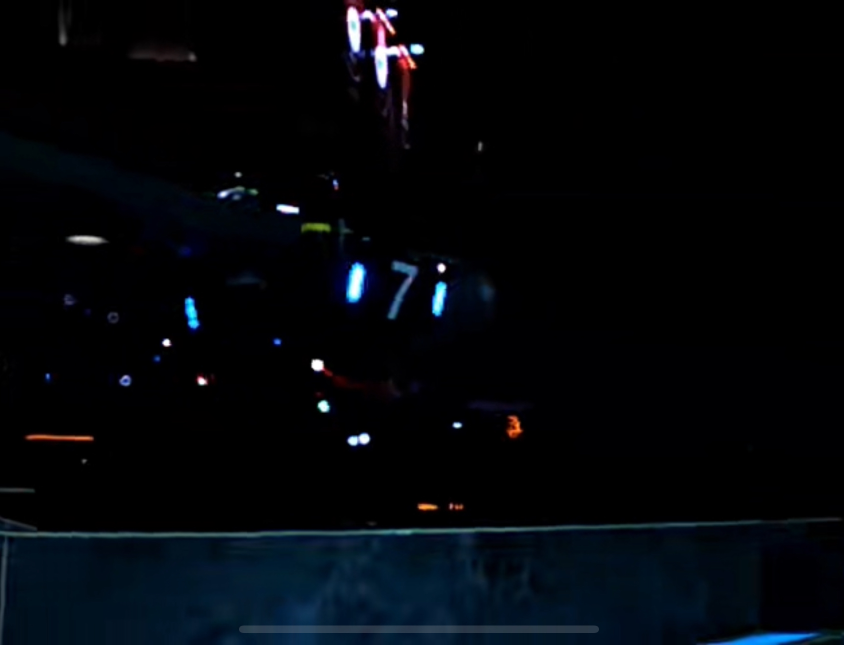
#> input picture picture/blue.jpeg, 1688 x 1290 px, found by its file name (shown at 1/2 size)
$ python main.py
#> lines starting #> are read from the running program, lines starting #| are printed output that depends on the picture; after the words box and inside, x2 and y2 are one past the last pixel; in counts of white or black regions, pixels touching at a corner belong together
### picture/armor_utils.py
import cv2
import numpy as np
from config import *

# 预处理函数（HSV+形态学）
def preprocess(frame):
    hsv = cv2.cvtColor(frame, cv2.COLOR_BGR2HSV)

    # 蓝色装甲板阈值
    lower_blue = np.array([85, 45, 110], dtype=np.uint8)
    upper_blue = np.array([135, 210, 255], dtype=np.uint8)

    # 提取蓝色区域
    mask = cv2.inRange(hsv, lower_blue, upper_blue)

    # 形态学操作
    kernel_close = np.ones((4, 4), dtype=np.uint8)
    kernel_open = np.ones((3, 3), dtype=np.uint8)
    mask = cv2.morphologyEx(mask, cv2.MORPH_CLOSE, kernel_close)
    mask = cv2.morphologyEx(mask, cv2.MORPH_OPEN, kernel_open)

    return mask

# 轮廓筛选函数
def find_contours(binary, frame):
    contours, hierarchy = cv2.findContours(binary, cv2.RETR_EXTERNAL, cv2.CHAIN_APPROX_SIMPLE)
    length = len(contours)
    data_list = []

    if length > 0:
        for contour in contours:
            data_dict = dict()

            # 面积过滤
            area = cv2.contourArea(contour)
            if area < MIN_AREA or area > 3000:
                continue

            # 最小外接矩形
            rect = cv2.minAreaRect(contour)
            rx, ry = rect[0]
            rw = rect[1][0]
            rh = rect[1][1]
            angle = rect[2]
            coor = cv2.boxPoints(rect)
            coor = np.int0(coor)

            # 跳过零尺寸
            if rw == 0 or rh == 0:
                continue

            # 最小尺寸过滤
            if rw < 6 or rh < 12:
                continue

            # 长宽比过滤
            ratio = max(rw, rh) / min(rw, rh)
            if not (RATIO_MIN < ratio < RATIO_MAX):
                continue

            # 角度过滤（灯条应该接近垂直或水平）
            if angle < -45:
                angle += 90
            abs_angle = abs(angle)
            if not (abs_angle < 40 or abs_angle > 50):
                continue

            # 矩形度过滤
            rect_area = rw * rh
            solidity = area / rect_area
            if solidity < 0.4:
                continue

            # 存入字典
            data_dict["rect"] = rect
            data_dict["box"] = coor
            data_dict["ry"] = ry
            data_dict["center"] = (rx, ry)
            data_dict["area"] = area
            data_dict["w"] = rw
            data_dict["h"] = rh
            data_dict["angle"] = angle
            data_list.append(data_dict)

    return data_list

# 灯条配对函数
def pair_armors(valid_bars):
    armors = []
    n = len(valid_bars)
    for i in range(n):
        for j in range(i + 1, n):
            b1 = valid_bars[i]
            b2 = valid_bars[j]

            # 计算水平距离
            dx = abs(b1["center"][0] - b2["center"][0])
            if dx < 10 or dx > 300:
                continue

            # 垂直偏移过滤
            dy = abs(b1["center"][1] - b2["center"][1])
            if dy > DY_LIMIT * 1.5:  # 大幅放宽：乘以1.5
                continue

            # 面积差过滤
            area_diff = abs(b1["area"] - b2["area"]) / max(b1["area"], b2["area"])
            if area_diff > AREA_RATIO_LIMIT + 0.2:
                continue

            # 宽度差过滤
            w_diff = abs(b1["w"] - b2["w"]) / max(b1["w"], b2["w"])
            if w_diff > 0.6:
                continue

            # 高度差过滤
            h_diff = abs(b1["h"] - b2["h"]) / max(b1["h"], b2["h"])
            if h_diff > 0.6:
                continue

            # 角度差过滤
            angle_diff = abs(b1["angle"] - b2["angle"])
            if angle_diff > 20:
                continue

            # 装甲板长宽比约束
            bar_height = max(b1["h"], b2["h"])
            armor_ratio = dx / bar_height
            if armor_ratio < 1.2 or armor_ratio > 5:
                continue

            # 装甲板中心计算
            cx = (b1["center"][0] + b2["center"][0]) / 2
            cy = (b1["center"][1] + b2["center"][1]) / 2
            armors.append({
                "bar1": b1,
                "bar2": b2,
                "center": (cx, cy)
            })
    return armors

### picture/main.py
import cv2
import numpy as np
from armor_utils import preprocess, find_contours, pair_armors

# 主函数（图片识别模式）
def main():
    # 图片文件路径
    photo = '/home/liu/RM_Vision/zhuangjiaban/picture/blue.jpeg'
    frame = cv2.imread(photo)
#> frame is the input picture: shape (1290, 1688, 3); mean B, G, R 10.5, 6.4, 3.3

    if frame is None:
        print("无法打开图片文件")
        return

    # 预处理
    mask = preprocess(frame)
#> in preprocess, `hsv = cv2.cvtColor(frame, cv2.COLOR_BGR2HSV)`: hsv: shape (1290, 1688, 3); mean H, S, V 48.7, 105.8, 11
#> in preprocess, `mask = cv2.inRange(hsv, lower_blue, upper_blue)`:
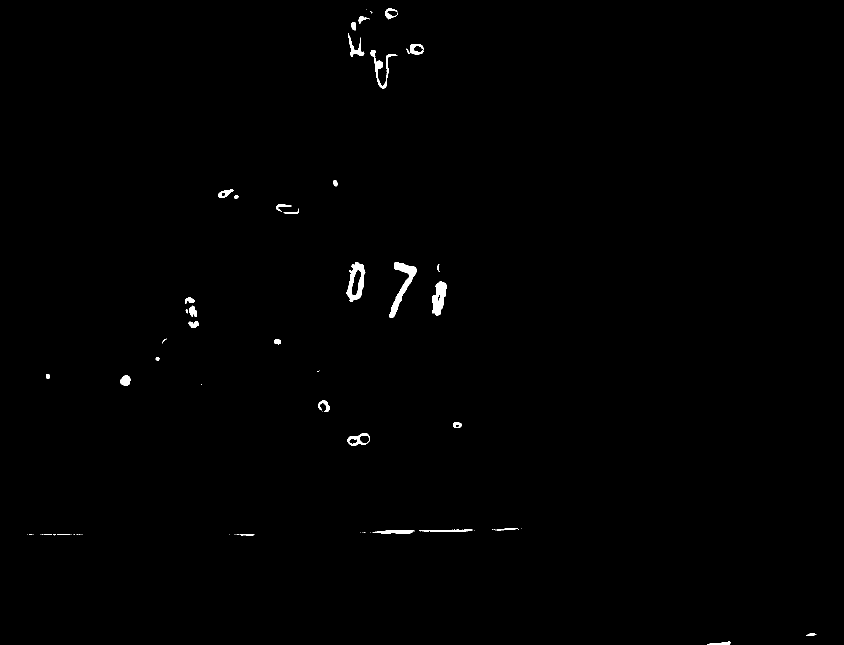
#> mask: shape (1290, 1688) (shown at 1/2 size); 0.48% white; 73 white regions (38 under 20 px), largest, box (x1, y1, x2, y2) and area: (778, 524, 834, 636) 1678, (693, 524, 731, 604) 1407, (864, 563, 894, 632) 1260
#> in preprocess, `mask = cv2.morphologyEx(mask, cv2.MORPH_CLOSE, kernel_close)`:
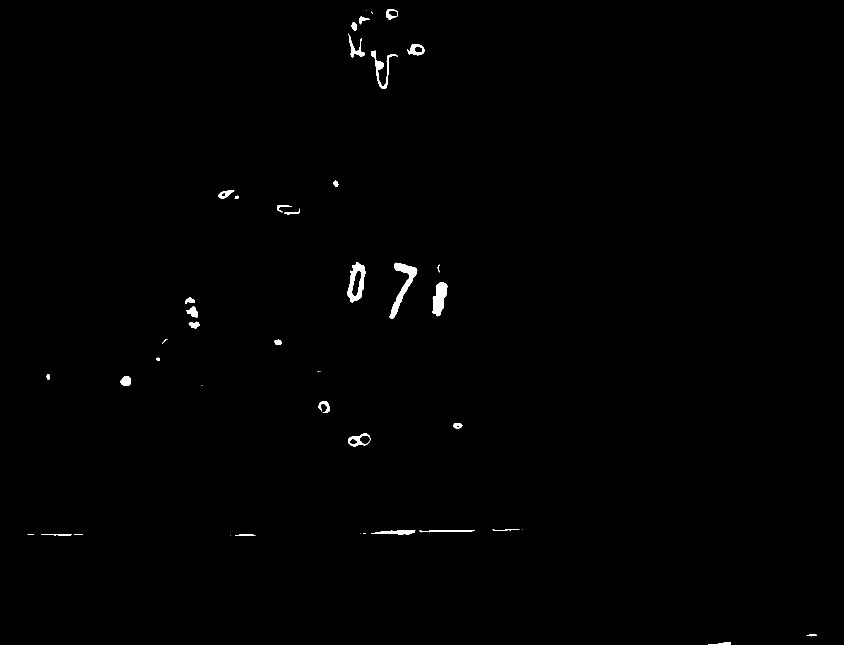
#> mask: shape (1290, 1688) (shown at 1/2 size); 0.49% white; 44 white regions (11 under 20 px), largest, box (x1, y1, x2, y2) and area: (779, 525, 835, 637) 1685, (694, 525, 732, 605) 1421, (865, 564, 895, 633) 1301
#> in preprocess, `mask = cv2.morphologyEx(mask, cv2.MORPH_OPEN, kernel_open)`: mask: shape (1290, 1688); 0.46% white; 36 white regions (4 under 20 px)
    draw = frame.copy()

    try:
        # 查找灯条
        valid_bars = find_contours(mask, frame)
#> in find_contours, `contours, hierarchy = cv2.findContours(binary, cv2.RETR_EXTERNAL, cv2...`: contours = 36 contours, 4 with area under 20; largest, box (x1, y1, x2, y2) and area: (694, 525, 731, 605) 1872, (779, 526, 834, 637) 1544, (865, 564, 895, 632) 1218, (816, 89, 849, 111) 493, (696, 867, 737, 893) 472
#> in find_contours, `length = len(contours)`: length = 36
#> the loop in find_contours, `for contour in contours:` made 36 passes
#> (area, rect, rx, ry, rw, rh, angle, coor) on passes 18, 20, 21, 29, 30: (1218, ((877.7, 597.3), (67.76, 24.66), -77.01), 877.7, 597.3, 67.76, 24.66, 12.99, [[882, 633], [858, 627], [873, 561], [897, 567]]), (1544, ((806.6, 582.6), (111.1, 45.51), -84.56), 806.6, 582.6, 111.1, 45.51, 5.44, [[823, 640], [778, 635], [789, 525], [834, 529]]), (1872, ((712.6, 564.9), (80.04, 31.3), -82.06), 712.6, 564.9, 80.04, 31.3, 7.94, [[722, 606], [691, 602], [702, 523], [733, 527]]), (265.5, ((758, 138), (36, 16), -90), 758, 138, 36, 16, 0, [[766, 156], [750, 156], [750, 120], [766, 120]]), (131, ((776.6, 126.7), (43.44, 15.48), -68.75), 776.6, 126.7, 43.44, 15.48, 21.25, [[775, 149], [761, 144], [777, 103], [791, 109]])
#> (area, rx, ry, rw, rh, angle, coor, ratio) on passes 4, 8, 9, 10, 11, 14: (378.5, 790.5, 1064.5, 7, 77, -90, [[829, 1068], [752, 1068], [752, 1061], [829, 1061]], 11), (472.5, 716.3, 879.7, 41.35, 23.29, -6.01, [[696, 893], [694, 870], [735, 865], [738, 889]], 1.78), (103, 915, 850.5, 9, 16, -90, [[923, 855], [907, 855], [907, 846], [923, 846]], 1.78), (194, 648, 813, 22, 22, -90, [[659, 824], [637, 824], [637, 802], [659, 802]], 1), (299.5, 251, 761.5, 19, 20, -90, [[261, 771], [241, 771], [241, 752], [261, 752]], 1.05), (94, 555.5, 684, 8, 13, -90, [[562, 688], [549, 688], [549, 680], [562, 680]], 1.62)
#> after the loop in find_contours, `for contour in contours:`: data_list = 4 items
#> valid_bars = 4 items

        # 灯条配对
        if not valid_bars:
            armors = []
        else:
            armors = pair_armors(valid_bars)
#> in pair_armors, `n = len(valid_bars)`: n = 4
#> after the loop in pair_armors, `for i in range(n):`: armors = []
#> armors = []

        # 绘制灯条（绿色）
        for bar in valid_bars:
            cv2.drawContours(draw, [bar["box"]], 0, (0, 255, 0), 2)
#> this loop made 4 passes
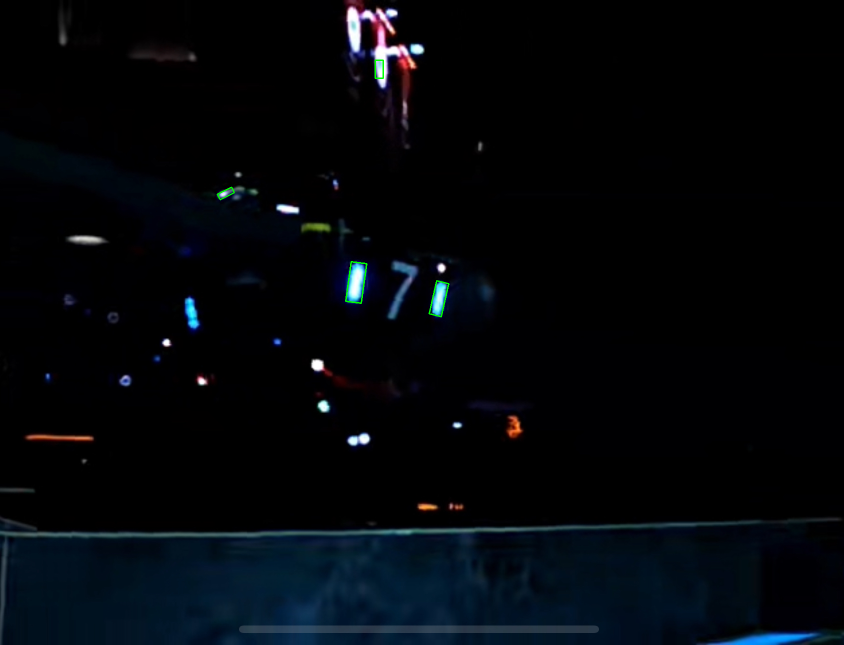
#> draw: shape (1290, 1688, 3) (shown at 1/2 size); 0.08% of pixels changed, all inside (x1, y1, x2, y2) = (433, 119, 899, 635)

        # 绘制装甲板（红色）
        for armor in armors:
            bar1 = armor["bar1"]
            bar2 = armor["bar2"]
            pts = np.concatenate([bar1["box"], bar2["box"]])
            rect = cv2.minAreaRect(pts)
            box = cv2.boxPoints(rect)
            box = np.int0(box)
            cv2.drawContours(draw, [box], 0, (0, 0, 255), 2)

            cx, cy = map(int, armor["center"])
            cv2.circle(draw, (cx, cy), 5, (255, 0, 0), -1)
            cv2.putText(draw, "Armor", (cx-20, cy-10), cv2.FONT_HERSHEY_SIMPLEX, 0.5, (255, 255, 255), 1)
            print(f"装甲板中心位置: ({cx}, {cy})")
#> this loop made 0 passes

    except Exception as e:
        print(f"处理错误: {e}")

    # 显示结果
    cv2.imshow("掩码", mask)
    cv2.imshow("识别结果", draw)

    cv2.waitKey(0)
    cv2.destroyAllWindows()
    print("已释放所有资源")

if __name__ == "__main__":
    main()
